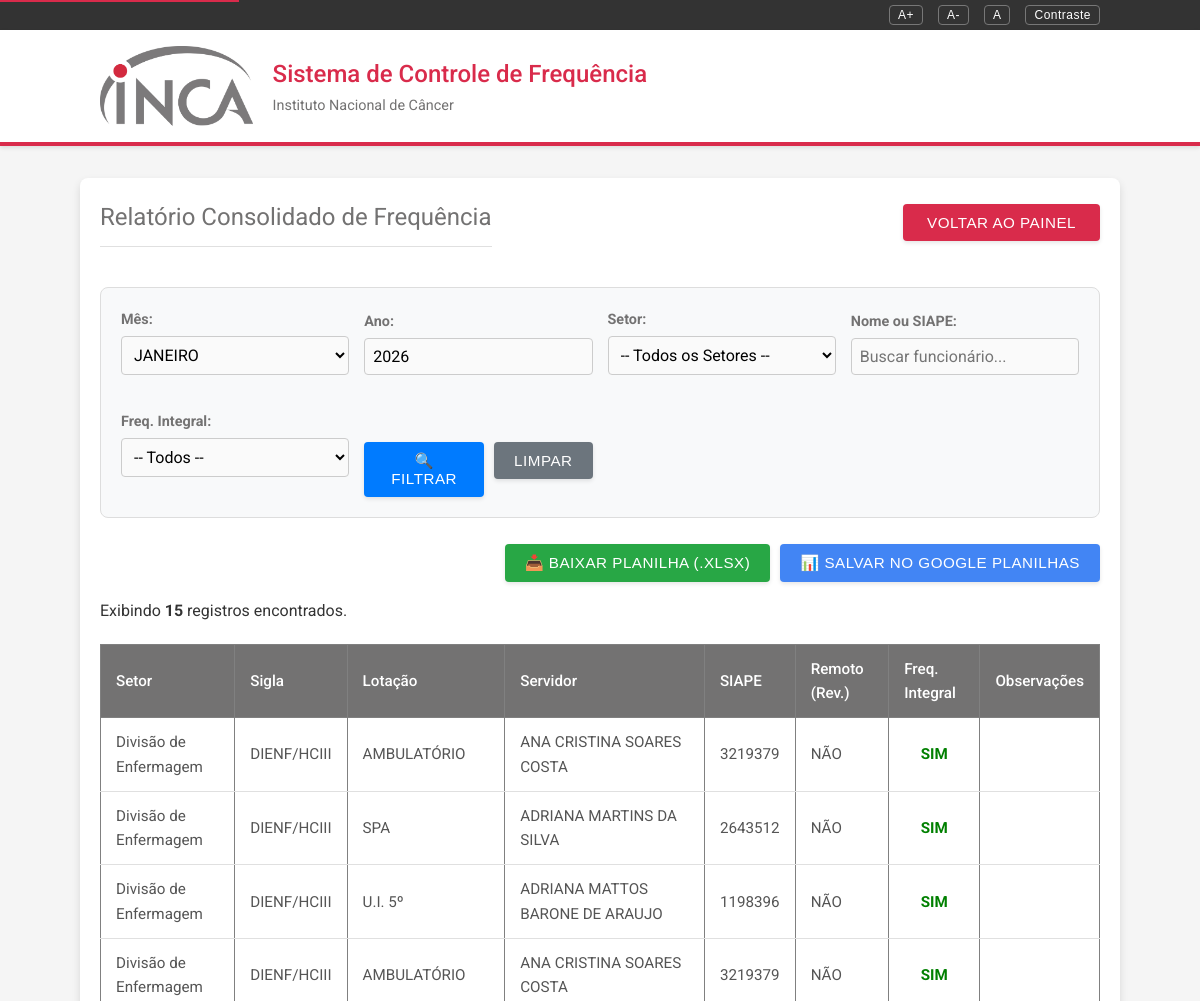
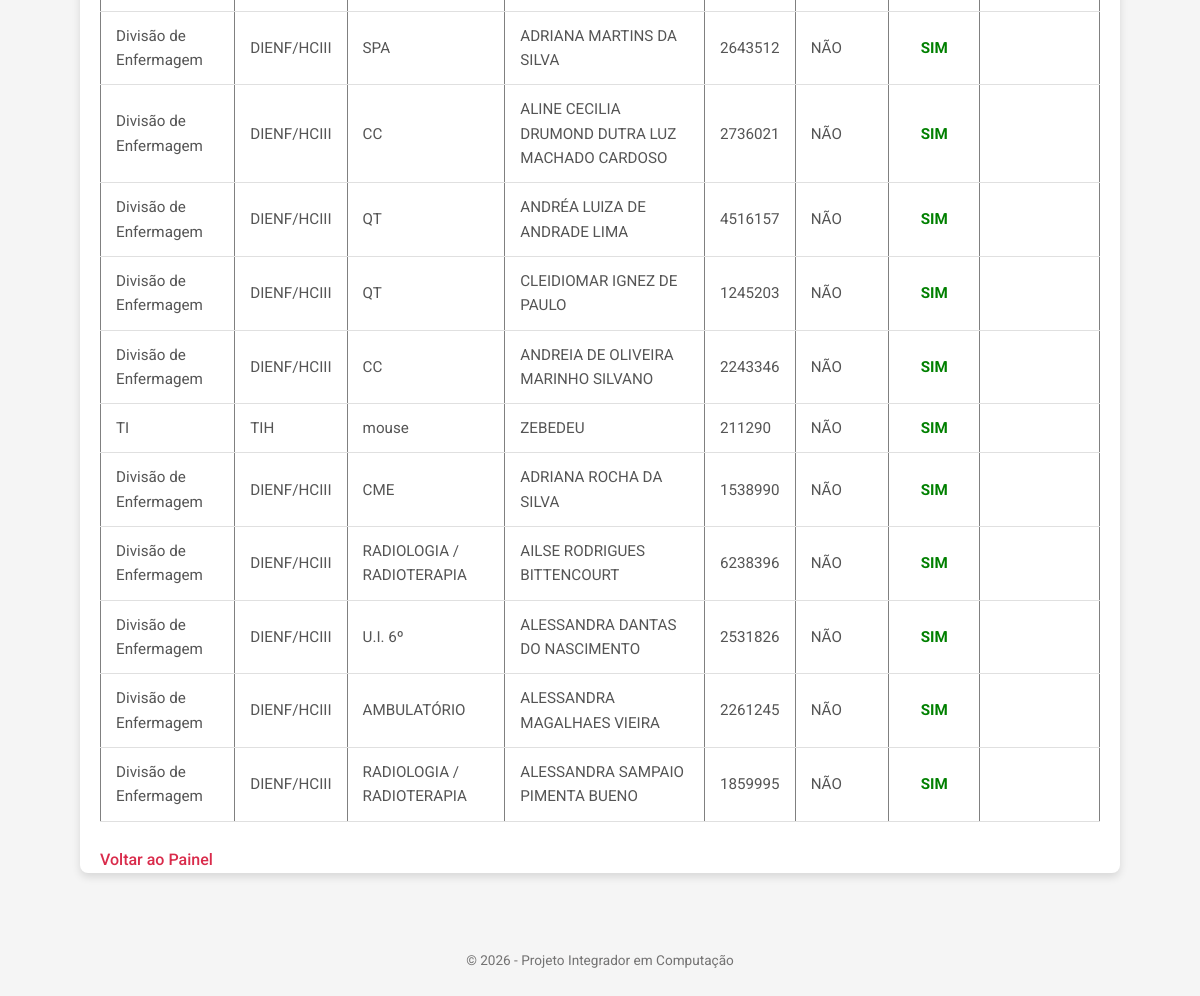
Page /relatorio (signed in) on the earlier database version (2 pictures, top to bottom).
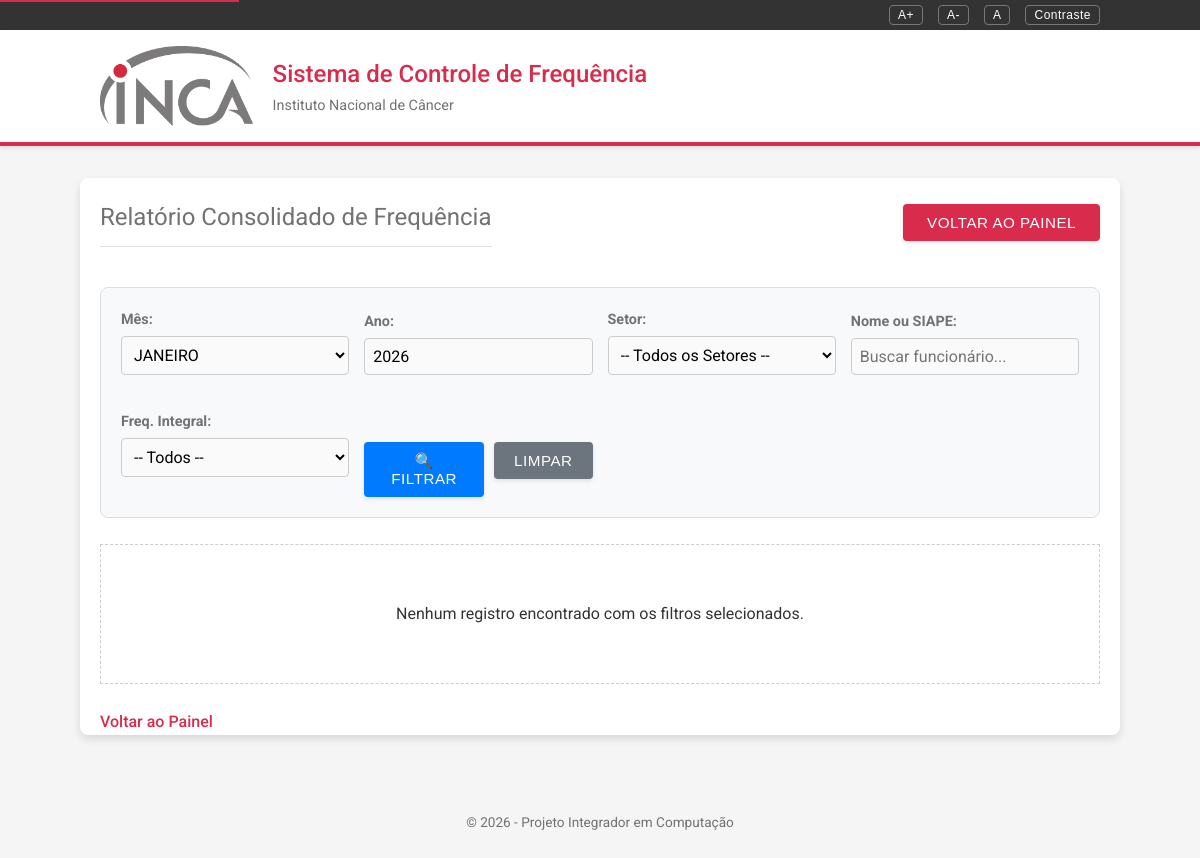
Same page on the later database version.
### app.py (models this page shows)
class Frequencia(db.Model):
    id = db.Column(db.Integer, primary_key=True)
    mes = db.Column(db.String(20), nullable=False)
    ano = db.Column(db.Integer, nullable=False)
    frequencia_integral = db.Column(db.String(10))
    observacoes = db.Column(db.Text)
    funcionario_id = db.Column(db.Integer, db.ForeignKey('funcionario.id'), nullable=False)

class Setor(db.Model):
    id = db.Column(db.Integer, primary_key=True)
    nome = db.Column(db.String(100), nullable=False)
    sigla = db.Column(db.String(50))
    lotacao = db.Column(db.String(100))
    chefia_nome = db.Column(db.String(100))
    chefia_matricula = db.Column(db.String(50))
    funcionarios = db.relationship('Funcionario', backref='setor', lazy=True)

class Funcionario(db.Model):
    id = db.Column(db.Integer, primary_key=True)
    nome = db.Column(db.String(150), nullable=False)
    siape = db.Column(db.String(20), unique=True, nullable=False)
    lotacao = db.Column(db.String(100)) # Adicionado
    jornada = db.Column(db.String(50))
    escala = db.Column(db.String(100))
    trabalho_remoto_integral = db.Column(db.String(10))
    dias_remoto_revezamento = db.Column(db.String(50))
    setor_id = db.Column(db.Integer, db.ForeignKey('setor.id'), nullable=False)
    frequencias = db.relationship('Frequencia', backref='funcionario', lazy=True)

### app.py (the view)
@app.route('/relatorio', methods=['GET'])
@login_required
def relatorio_geral():
    if current_user.perfil != 'gestor':
        flash('Acesso negado.')
        return redirect(url_for('dashboard'))
    mes_filtro = request.args.get('mes', 'JANEIRO')
    ano_filtro = request.args.get('ano', 2026, type=int)
    setor_id = request.args.get('setor_id', type=int)
    nome_busca = request.args.get('nome', '').strip()
    freq_integral_filtro = request.args.get('freq_integral', '')
    query = Frequencia.query\
        .join(Funcionario)\
        .join(Setor)\
        .filter(Frequencia.mes == mes_filtro, Frequencia.ano == ano_filtro)
    if setor_id:
        query = query.filter(Funcionario.setor_id == setor_id)
    if nome_busca:
        query = query.filter(
            (Funcionario.nome.contains(nome_busca.upper())) |
            (Funcionario.siape.contains(nome_busca))
        )
    if freq_integral_filtro:
        query = query.filter(Frequencia.frequencia_integral == freq_integral_filtro)
    resultados = query.all()
    setores = Setor.query.order_by(Setor.nome).all()
    filtros_atuais = {
        'mes': mes_filtro,
        'ano': ano_filtro,
        'setor_id': setor_id,
        'nome': nome_busca,
        'freq_integral': freq_integral_filtro
    }
    return render_template('relatorio.html',
                           registros=resultados,
                           setores=setores,
                           filtros=filtros_atuais)

### app.py (called while the page is built)
@login_manager.user_loader
def load_user(user_id):
    return Usuario.query.get(int(user_id))

### templates/relatorio.html (shortened to what the changed rows need)
{% extends "base.html" %}
{% block content %}
    <div style="display: flex; justify-content: space-between; align-items: center;">
        <h2>Relatório Consolidado de Frequência</h2>
        <a href="{{ url_for('dashboard') }}"><button type="button">Voltar ao Painel</button></a>
    </div>
    <form method="get" style="background-color: #f8f9fa; padding: 20px; border-radius: 8px; border: 1px solid #ddd; display: grid; grid-template-columns: repeat(auto-fit, minmax(200px, 1fr)); gap: 15px; align-items: end;">
        <div>
        </div>
        <div>
        </div>
        <div>
        </div>
        <div>
        </div>
        <div>
        </div>
        <div style="display: flex; gap: 10px;">
        </div>
    </form>
    <br>
    {% if registros %}
        <div style="text-align: right; margin-bottom: 10px; display: flex; justify-content: flex-end; gap: 10px;">
            <a href="{{ url_for('exportar_relatorio', **filtros) }}">
                <button style="background-color: #28a745; color: white; padding: 10px 20px; border: none; border-radius: 4px; cursor: pointer;">📥 Baixar Planilha (.xlsx)</button>
            </a>
            <a href="{{ url_for('exportar_google_sheets', **filtros) }}">
                <button type="button" style="background-color: #4285F4; color: white; padding: 10px 20px; border: none; border-radius: 4px; cursor: pointer;">📊 Salvar no Google Planilhas</button>
            </a>
        </div>
        <p>Exibindo <strong>{{ registros|length }}</strong> registros encontrados.</p>
        <table border="1" style="width:100%; border-collapse: collapse;">
            <thead>
                <tr style="background-color: #e9ecef;">
                    <th>Setor</th>
                    <th>Sigla</th>
                    <th>Lotação</th>
                    <th>Servidor</th>
                    <th>SIAPE</th>
                    <th>Remoto (Rev.)</th>
                    <th>Freq. Integral</th>
                    <th>Observações</th>
                </tr>
            </thead>
            <tbody>
                {% for freq in registros %}
                <tr>
                    <td>{{ freq.funcionario.setor.nome }}</td>
                    <td>{{ freq.funcionario.setor.sigla }}</td>
                    <td>{{ freq.funcionario.lotacao }}</td>
                    <td>{{ freq.funcionario.nome }}</td>
                    <td>{{ freq.funcionario.siape }}</td>
                    <td>{{ freq.funcionario.dias_remoto_revezamento }}</td>
                    <td style="text-align: center;">
                        {% if freq.frequencia_integral == 'SIM' %}
                            <span style="color: green; font-weight: bold;">SIM</span>
                        {% elif freq.frequencia_integral == 'NÃO' %}
                            <span style="color: red; font-weight: bold;">NÃO</span>
                        {% else %}
                            <span style="color: orange; font-weight: bold;">{{ freq.frequencia_integral }}</span>
                        {% endif %}
                    </td>
                    <td>{{ freq.observacoes }}</td>
                </tr>
                {% endfor %}
            </tbody>
        </table>
    {% else %}
        <div style="text-align: center; padding: 40px; background-color: #fff; border: 1px dashed #ccc;">
            <p>Nenhum registro encontrado com os filtros selecionados.</p>
        </div>
    {% endif %}
    <br>
    <a href="{{ url_for('dashboard') }}">Voltar ao Painel</a>
{% endblock %}

Differences in the rows shown:
removed Frequencia: funcionario.setor.nome "Divisão de Enfermagem", funcionario.setor.sigla "DIENF/HCIII", funcionario.lotacao "AMBULATÓRIO", funcionario.nome "ANA CRISTINA SOARES COSTA", funcionario.siape "3219379", funcionario.dias_remoto_revezamento "NÃO", frequencia_integral "SIM"
removed Frequencia: funcionario.setor.nome "Divisão de Enfermagem", funcionario.setor.sigla "DIENF/HCIII", funcionario.lotacao "SPA", funcionario.nome "ADRIANA MARTINS DA SILVA", funcionario.siape "2643512", funcionario.dias_remoto_revezamento "NÃO", frequencia_integral "SIM"
removed Frequencia: funcionario.setor.nome "Divisão de Enfermagem", funcionario.setor.sigla "DIENF/HCIII", funcionario.lotacao "U.I. 5º", funcionario.nome "ADRIANA MATTOS BARONE DE ARAUJO", funcionario.siape "1198396", funcionario.dias_remoto_revezamento "NÃO", frequencia_integral "SIM"
removed Frequencia: funcionario.setor.nome "Divisão de Enfermagem", funcionario.setor.sigla "DIENF/HCIII", funcionario.lotacao "AMBULATÓRIO", funcionario.nome "ANA CRISTINA SOARES COSTA", funcionario.siape "3219379", funcionario.dias_remoto_revezamento "NÃO", frequencia_integral "SIM"
removed Frequencia: funcionario.setor.nome "Divisão de Enfermagem", funcionario.setor.sigla "DIENF/HCIII", funcionario.lotacao "SPA", funcionario.nome "ADRIANA MARTINS DA SILVA", funcionario.siape "2643512", funcionario.dias_remoto_revezamento "NÃO", frequencia_integral "SIM"
removed Frequencia: funcionario.setor.nome "Divisão de Enfermagem", funcionario.setor.sigla "DIENF/HCIII", funcionario.lotacao "CC", funcionario.nome "ALINE CECILIA DRUMOND DUTRA LUZ MACHADO CARDOSO", funcionario.siape "2736021", funcionario.dias_remoto_revezamento "NÃO", frequencia_integral "SIM"
removed Frequencia: funcionario.setor.nome "Divisão de Enfermagem", funcionario.setor.sigla "DIENF/HCIII", funcionario.lotacao "QT", funcionario.nome "ANDRÉA LUIZA DE ANDRADE LIMA", funcionario.siape "4516157", funcionario.dias_remoto_revezamento "NÃO", frequencia_integral "SIM"
removed Frequencia: funcionario.setor.nome "Divisão de Enfermagem", funcionario.setor.sigla "DIENF/HCIII", funcionario.lotacao "QT", funcionario.nome "CLEIDIOMAR IGNEZ DE PAULO", funcionario.siape "1245203", funcionario.dias_remoto_revezamento "NÃO", frequencia_integral "SIM"
removed Frequencia: funcionario.setor.nome "Divisão de Enfermagem", funcionario.setor.sigla "DIENF/HCIII", funcionario.lotacao "CC", funcionario.nome "ANDREIA DE OLIVEIRA MARINHO SILVANO", funcionario.siape "2243346", funcionario.dias_remoto_revezamento "NÃO", frequencia_integral "SIM"
removed Frequencia: funcionario.setor.nome "TI", funcionario.setor.sigla "TIH", funcionario.lotacao "mouse", funcionario.nome "ZEBEDEU", funcionario.siape "211290", funcionario.dias_remoto_revezamento "NÃO", frequencia_integral "SIM"
removed Frequencia: funcionario.setor.nome "Divisão de Enfermagem", funcionario.setor.sigla "DIENF/HCIII", funcionario.lotacao "CME", funcionario.nome "ADRIANA ROCHA DA SILVA", funcionario.siape "1538990", funcionario.dias_remoto_revezamento "NÃO", frequencia_integral "SIM"
removed Frequencia: funcionario.setor.nome "Divisão de Enfermagem", funcionario.setor.sigla "DIENF/HCIII", funcionario.lotacao "RADIOLOGIA / RADIOTERAPIA", funcionario.nome "AILSE RODRIGUES BITTENCOURT", funcionario.siape "6238396", funcionario.dias_remoto_revezamento "NÃO", frequencia_integral "SIM"
removed Frequencia: funcionario.setor.nome "Divisão de Enfermagem", funcionario.setor.sigla "DIENF/HCIII", funcionario.lotacao "U.I. 6º", funcionario.nome "ALESSANDRA DANTAS DO NASCIMENTO", funcionario.siape "2531826", funcionario.dias_remoto_revezamento "NÃO", frequencia_integral "SIM"
removed Frequencia: funcionario.setor.nome "Divisão de Enfermagem", funcionario.setor.sigla "DIENF/HCIII", funcionario.lotacao "AMBULATÓRIO", funcionario.nome "ALESSANDRA MAGALHAES VIEIRA", funcionario.siape "2261245", funcionario.dias_remoto_revezamento "NÃO", frequencia_integral "SIM"
removed Frequencia: funcionario.setor.nome "Divisão de Enfermagem", funcionario.setor.sigla "DIENF/HCIII", funcionario.lotacao "RADIOLOGIA / RADIOTERAPIA", funcionario.nome "ALESSANDRA SAMPAIO PIMENTA BUENO", funcionario.siape "1859995", funcionario.dias_remoto_revezamento "NÃO", frequencia_integral "SIM"
Other differences:
{{ registros|length }}: "15" → (not shown)
text no longer shown: "📥 BAIXAR PLANILHA (.XLSX) 📊 SALVAR NO GOOGLE PLANILHAS Exibindo registros encontrados. Setor Sigla Lotação Servidor SIAPE Remoto (Rev.) Freq. Integral Observações"
text now shown: "Nenhum registro encontrado com os filtros selecionados."
